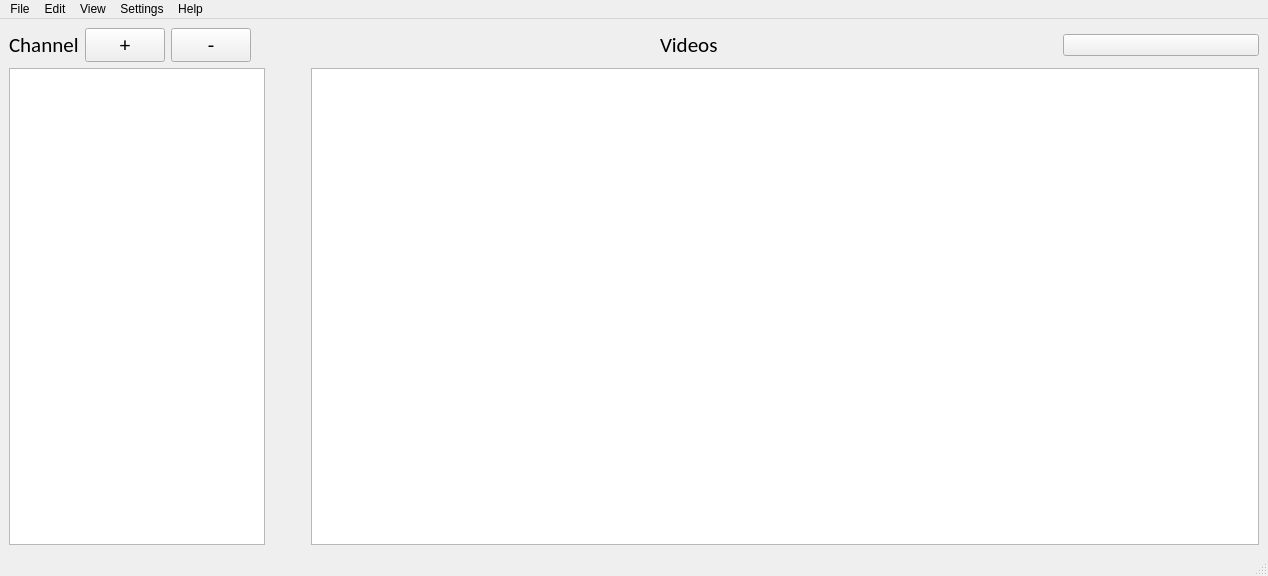
<?xml version="1.0" encoding="UTF-8"?>
<ui version="4.0">
 <class>MainWindow</class>
 <widget class="QMainWindow" name="MainWindow">
  <property name="geometry">
   <rect>
    <x>0</x>
    <y>0</y>
    <width>1268</width>
    <height>576</height>
   </rect>
  </property>
  <property name="windowTitle">
   <string>MainWindow</string>
  </property>
  <property name="windowIcon">
   <iconset>
    <normaloff>F:/Images/0e9.jpg</normaloff>F:/Images/0e9.jpg</iconset>
  </property>
  <widget class="QWidget" name="centralwidget">
   <layout class="QGridLayout" name="gridLayout_2">
    <item row="3" column="0" colspan="6">
     <layout class="QGridLayout" name="gridLayout">
      <item row="0" column="0">
       <layout class="QHBoxLayout" name="horizontalLayout">
        <item>
         <widget class="QListView" name="listViewChannels">
          <property name="sizePolicy">
           <sizepolicy hsizetype="Expanding" vsizetype="Expanding">
            <horstretch>0</horstretch>
            <verstretch>0</verstretch>
           </sizepolicy>
          </property>
         </widget>
        </item>
        <item>
         <spacer name="horizontalSpacer">
          <property name="orientation">
           <enum>Qt::Horizontal</enum>
          </property>
          <property name="sizeHint" stdset="0">
           <size>
            <width>40</width>
            <height>20</height>
           </size>
          </property>
         </spacer>
        </item>
        <item>
         <widget class="QListView" name="listView_2">
          <property name="sizePolicy">
           <sizepolicy hsizetype="Expanding" vsizetype="Expanding">
            <horstretch>3</horstretch>
            <verstretch>0</verstretch>
           </sizepolicy>
          </property>
         </widget>
        </item>
       </layout>
      </item>
     </layout>
    </item>
    <item row="2" column="3">
     <widget class="QLabel" name="label_2">
      <property name="font">
       <font>
        <family>Calibri</family>
        <pointsize>16</pointsize>
       </font>
      </property>
      <property name="text">
       <string>Videos</string>
      </property>
     </widget>
    </item>
    <item row="2" column="0">
     <layout class="QGridLayout" name="gridLayout_3">
      <item row="1" column="2">
       <widget class="QPushButton" name="pushButtonMinus">
        <property name="font">
         <font>
          <family>Calibri</family>
          <pointsize>16</pointsize>
         </font>
        </property>
        <property name="text">
         <string>-</string>
        </property>
       </widget>
      </item>
      <item row="1" column="1">
       <widget class="QPushButton" name="pushButtonAdd">
        <property name="font">
         <font>
          <family>Calibri</family>
          <pointsize>16</pointsize>
         </font>
        </property>
        <property name="text">
         <string>+</string>
        </property>
       </widget>
      </item>
      <item row="1" column="0">
       <widget class="QLabel" name="label">
        <property name="font">
         <font>
          <family>Calibri</family>
          <pointsize>16</pointsize>
         </font>
        </property>
        <property name="text">
         <string>Channel</string>
        </property>
       </widget>
      </item>
     </layout>
    </item>
    <item row="2" column="5">
     <widget class="QPushButton" name="pushButtonRefresh">
      <property name="enabled">
       <bool>true</bool>
      </property>
      <property name="text">
       <string/>
      </property>
      <property name="icon">
       <iconset>
        <normaloff>../Pictures/syncicon.png</normaloff>../Pictures/syncicon.png</iconset>
      </property>
     </widget>
    </item>
   </layout>
  </widget>
  <widget class="QMenuBar" name="menubar">
   <property name="geometry">
    <rect>
     <x>0</x>
     <y>0</y>
     <width>1268</width>
     <height>26</height>
    </rect>
   </property>
   <widget class="QMenu" name="menuFile">
    <property name="title">
     <string>File</string>
    </property>
   </widget>
   <widget class="QMenu" name="menuEdit">
    <property name="title">
     <string>Edit</string>
    </property>
   </widget>
   <widget class="QMenu" name="menuVie">
    <property name="title">
     <string>View</string>
    </property>
   </widget>
   <widget class="QMenu" name="menuSettings">
    <property name="title">
     <string>Settings</string>
    </property>
   </widget>
   <widget class="QMenu" name="menuHelp">
    <property name="title">
     <string>Help</string>
    </property>
   </widget>
   <addaction name="menuFile"/>
   <addaction name="menuEdit"/>
   <addaction name="menuVie"/>
   <addaction name="menuSettings"/>
   <addaction name="menuHelp"/>
  </widget>
  <widget class="QStatusBar" name="statusbar"/>
 </widget>
 <resources/>
 <connections/>
</ui>
